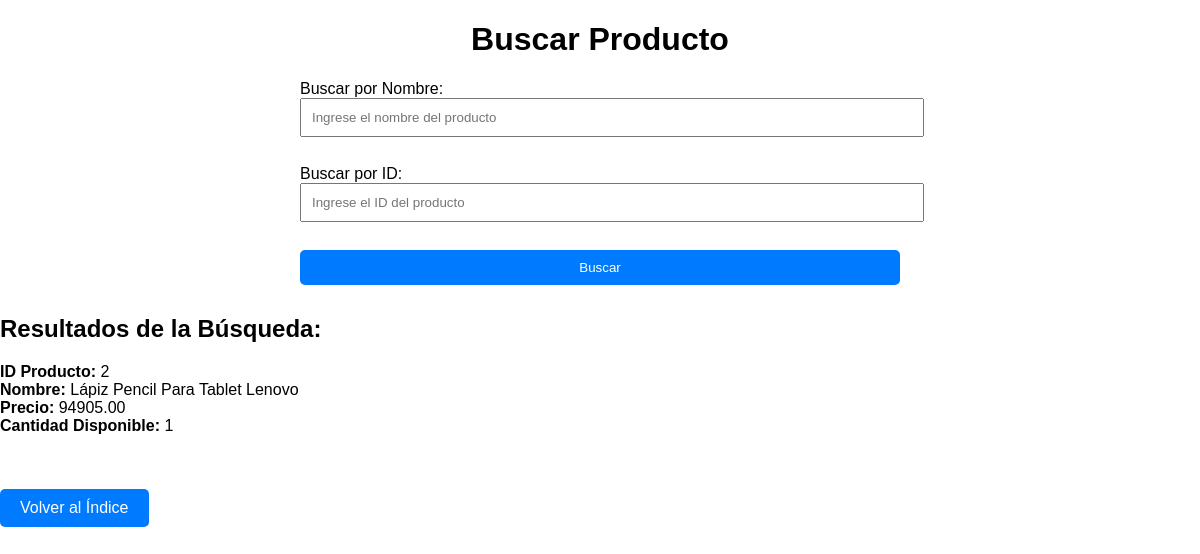
The app's page /search_product.php?nombre=Lápiz Pencil Para Tablet Lenovo with its own data.
### tables this page shows
CREATE TABLE `productos` (
  `id` int NOT NULL AUTO_INCREMENT,
  `nombre` varchar(100) NOT NULL,
  `precio` decimal(10,2) NOT NULL,
  `cantidad_disponible` int NOT NULL,
  PRIMARY KEY (`id`)
);

### functions.php (called while the page is built, shortened)
<?php
include 'database.php';
function searchProduct($nombre) {
    global $conn;
    $sql = "SELECT * FROM productos WHERE nombre LIKE '%$nombre%'";
    $result = $conn->query($sql);
    if ($result->num_rows > 0) {
        return $result->fetch_all(MYSQLI_ASSOC);
    } else {
        return false;
    }
}
?>

### search_product.php (the view, shortened to what this page needs)
<!DOCTYPE html>
<html lang="en">
<head>
    <link rel="stylesheet" href="styles.css">
</head>
<body>
    <h1>Buscar Producto</h1>
    <form action="search_product.php" method="get">
        <label for="nombre">Buscar por Nombre:</label><br>
        <input type="text" id="nombre" name="nombre" placeholder="Ingrese el nombre del producto"><br><br>
        <label for="id">Buscar por ID:</label><br>
        <input type="text" id="id" name="id" placeholder="Ingrese el ID del producto"><br><br>
        <input type="submit" value="Buscar">
    </form>
    <?php
    include 'functions.php';
    if ($_SERVER["REQUEST_METHOD"] == "GET") {
        if(isset($_GET['nombre']) && !empty($_GET['nombre'])) {
            $nombre = $_GET['nombre'];
            $result = searchProduct($nombre);
            if ($result !== false) {
                echo "<h2>Resultados de la Búsqueda:</h2>";
                foreach ($result as $producto) {
                    echo "<p><strong>ID Producto:</strong> " . $producto['id'] . "<br>";
                    echo "<strong>Nombre:</strong> " . $producto['nombre'] . "<br>";
                    echo "<strong>Precio:</strong> " . $producto['precio'] . "<br>";
                    echo "<strong>Cantidad Disponible:</strong> " . $producto['cantidad_disponible'] . "</p>";
                }
            } else {
                echo "<p>No se encontraron productos con ese nombre.</p>";
            }
        }
    }
    ?>
    <br>
    <a href="index.php" class="back-to-index">Volver al Índice</a>
</body>
</html>

### styles.css (style rules this page uses)
body { font-family: Arial, sans-serif; margin: 0; padding: 0; }
h1 { text-align: center; }
form { width: 50%; margin: 0 auto; }
input[type="text"], input[type="submit"] { width: 100%; padding: 10px; margin-bottom: 10px; }
input[type="submit"] { background-color: #007bff; color: #fff; border: none; border-radius: 5px; cursor: pointer; }
.back-to-index { display: inline-block; margin-top: 20px; padding: 10px 20px; background-color: #007bff; color: #fff; text-decoration: none; border-radius: 5px; }

### records on screen
productos: id "2", nombre "Lápiz Pencil Para Tablet Lenovo", precio "94905.00", cantidad_disponible "1"
